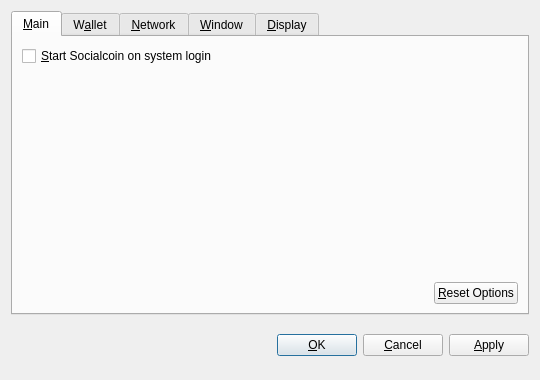
<?xml version="1.0" encoding="UTF-8"?>
<ui version="4.0">
 <class>OptionsDialog</class>
 <widget class="QDialog" name="OptionsDialog">
  <property name="geometry">
   <rect>
    <x>0</x>
    <y>0</y>
    <width>540</width>
    <height>380</height>
   </rect>
  </property>
  <property name="windowTitle">
   <string>Options</string>
  </property>
  <property name="modal">
   <bool>true</bool>
  </property>
  <layout class="QVBoxLayout" name="verticalLayout">
   <item>
    <widget class="QTabWidget" name="tabWidget">
     <property name="tabPosition">
      <enum>QTabWidget::North</enum>
     </property>
     <property name="currentIndex">
      <number>0</number>
     </property>
     <widget class="QWidget" name="tabMain">
      <attribute name="title">
       <string>&amp;Main</string>
      </attribute>
      <layout class="QVBoxLayout" name="verticalLayout_Main">
       <item>
        <widget class="QCheckBox" name="bitcoinAtStartup">
         <property name="toolTip">
          <string>Automatically start Socialcoin after logging in to the system.</string>
         </property>
         <property name="text">
          <string>&amp;Start Socialcoin on system login</string>
         </property>
        </widget>
       </item>
       <item>
        <spacer name="verticalSpacer_Main">
         <property name="orientation">
          <enum>Qt::Vertical</enum>
         </property>
         <property name="sizeHint" stdset="0">
          <size>
           <width>20</width>
           <height>40</height>
          </size>
         </property>
        </spacer>
       </item>
       <item>
        <layout class="QHBoxLayout" name="horizontalLayout_2_Main">
         <item>
          <spacer name="horizontalSpacer_2_Main">
           <property name="orientation">
            <enum>Qt::Horizontal</enum>
           </property>
           <property name="sizeHint" stdset="0">
            <size>
             <width>40</width>
             <height>20</height>
            </size>
           </property>
          </spacer>
         </item>
         <item>
          <widget class="QPushButton" name="resetButton">
           <property name="toolTip">
            <string>Reset all client options to default.</string>
           </property>
           <property name="text">
            <string>&amp;Reset Options</string>
           </property>
           <property name="autoDefault">
            <bool>false</bool>
           </property>
          </widget>
         </item>
        </layout>
       </item>
      </layout>
     </widget>
     <widget class="QWidget" name="tabWallet">
      <attribute name="title">
       <string>W&amp;allet</string>
      </attribute>
      <layout class="QVBoxLayout" name="verticalLayout_Network">
       <item>
        <widget class="QLabel" name="transactionFeeInfoLabel">
         <property name="text">
          <string>Optional transaction fee per kB that helps make sure your transactions are processed quickly. Most transactions are 1 kB.</string>
         </property>
         <property name="textFormat">
          <enum>Qt::PlainText</enum>
         </property>
         <property name="wordWrap">
          <bool>true</bool>
         </property>
        </widget>
       </item>
       <item>
        <layout class="QHBoxLayout" name="horizontalLayout_1_Main">
         <item>
          <widget class="QLabel" name="transactionFeeLabel">
           <property name="text">
            <string>Pay transaction &amp;fee</string>
           </property>
           <property name="textFormat">
            <enum>Qt::PlainText</enum>
           </property>
           <property name="buddy">
            <cstring>transactionFee</cstring>
           </property>
          </widget>
         </item>
         <item>
          <widget class="BitcoinAmountField" name="transactionFee"/>
         </item>
         <item>
          <spacer name="horizontalSpacer_1_Main">
           <property name="orientation">
            <enum>Qt::Horizontal</enum>
           </property>
           <property name="sizeHint" stdset="0">
            <size>
             <width>40</width>
             <height>20</height>
            </size>
           </property>
          </spacer>
         </item>
        </layout>
       </item>
       <item>
        <widget class="QLabel" name="label">
         <property name="text">
          <string>If you disable the spending of unconfirmed change, the change from a transaction cannot be used until that transaction has at least one confirmation. This also affects how your balance is computed.</string>
         </property>
         <property name="wordWrap">
          <bool>true</bool>
         </property>
        </widget>
       </item>
       <item>
        <widget class="QCheckBox" name="spendZeroConfChange">
         <property name="text">
          <string>Spend unconfirmed change  (experts only)</string>
         </property>
        </widget>
       </item>
       <item>
        <spacer name="verticalSpacer">
         <property name="orientation">
          <enum>Qt::Vertical</enum>
         </property>
         <property name="sizeHint" stdset="0">
          <size>
           <width>20</width>
           <height>40</height>
          </size>
         </property>
        </spacer>
       </item>
      </layout>
     </widget>
     <widget class="QWidget" name="tabNetwork">
      <attribute name="title">
       <string>&amp;Network</string>
      </attribute>
      <layout class="QVBoxLayout" name="verticalLayout_Network">
       <item>
        <widget class="QCheckBox" name="mapPortUpnp">
         <property name="toolTip">
          <string>Automatically open the Socialcoin client port on the router. This only works when your router supports UPnP and it is enabled.</string>
         </property>
         <property name="text">
          <string>Map port using &amp;UPnP</string>
         </property>
        </widget>
       </item>
       <item>
        <widget class="QCheckBox" name="connectSocks">
         <property name="toolTip">
          <string>Connect to the Socialcoin network through a SOCKS proxy (e.g. when connecting through Tor).</string>
         </property>
         <property name="text">
          <string>&amp;Connect through SOCKS proxy:</string>
         </property>
        </widget>
       </item>
       <item>
        <layout class="QHBoxLayout" name="horizontalLayout_Network">
         <item>
          <widget class="QLabel" name="proxyIpLabel">
           <property name="text">
            <string>Proxy &amp;IP:</string>
           </property>
           <property name="textFormat">
            <enum>Qt::PlainText</enum>
           </property>
           <property name="buddy">
            <cstring>proxyIp</cstring>
           </property>
          </widget>
         </item>
         <item>
          <widget class="QValidatedLineEdit" name="proxyIp">
           <property name="maximumSize">
            <size>
             <width>140</width>
             <height>16777215</height>
            </size>
           </property>
           <property name="toolTip">
            <string>IP address of the proxy (e.g. 127.0.0.1)</string>
           </property>
          </widget>
         </item>
         <item>
          <widget class="QLabel" name="proxyPortLabel">
           <property name="text">
            <string>&amp;Port:</string>
           </property>
           <property name="textFormat">
            <enum>Qt::PlainText</enum>
           </property>
           <property name="buddy">
            <cstring>proxyPort</cstring>
           </property>
          </widget>
         </item>
         <item>
          <widget class="QLineEdit" name="proxyPort">
           <property name="maximumSize">
            <size>
             <width>55</width>
             <height>16777215</height>
            </size>
           </property>
           <property name="toolTip">
            <string>Port of the proxy (e.g. 9050)</string>
           </property>
          </widget>
         </item>
         <item>
          <widget class="QLabel" name="socksVersionLabel">
           <property name="text">
            <string>SOCKS &amp;Version:</string>
           </property>
           <property name="textFormat">
            <enum>Qt::PlainText</enum>
           </property>
           <property name="buddy">
            <cstring>socksVersion</cstring>
           </property>
          </widget>
         </item>
         <item>
          <widget class="QValueComboBox" name="socksVersion">
           <property name="toolTip">
            <string>SOCKS version of the proxy (e.g. 5)</string>
           </property>
          </widget>
         </item>
         <item>
          <spacer name="horizontalSpacer_Network">
           <property name="orientation">
            <enum>Qt::Horizontal</enum>
           </property>
           <property name="sizeHint" stdset="0">
            <size>
             <width>40</width>
             <height>20</height>
            </size>
           </property>
          </spacer>
         </item>
        </layout>
       </item>
       <item>
        <spacer name="verticalSpacer_Network">
         <property name="orientation">
          <enum>Qt::Vertical</enum>
         </property>
         <property name="sizeHint" stdset="0">
          <size>
           <width>20</width>
           <height>40</height>
          </size>
         </property>
        </spacer>
       </item>
      </layout>
     </widget>
     <widget class="QWidget" name="tabWindow">
      <attribute name="title">
       <string>&amp;Window</string>
      </attribute>
      <layout class="QVBoxLayout" name="verticalLayout_Window">
       <item>
        <widget class="QCheckBox" name="minimizeToTray">
         <property name="toolTip">
          <string>Show only a tray icon after minimizing the window.</string>
         </property>
         <property name="text">
          <string>&amp;Minimize to the tray instead of the taskbar</string>
         </property>
        </widget>
       </item>
       <item>
        <widget class="QCheckBox" name="minimizeOnClose">
         <property name="toolTip">
          <string>Minimize instead of exit the application when the window is closed. When this option is enabled, the application will be closed only after selecting Quit in the menu.</string>
         </property>
         <property name="text">
          <string>M&amp;inimize on close</string>
         </property>
        </widget>
       </item>
       <item>
        <spacer name="verticalSpacer_Window">
         <property name="orientation">
          <enum>Qt::Vertical</enum>
         </property>
         <property name="sizeHint" stdset="0">
          <size>
           <width>20</width>
           <height>40</height>
          </size>
         </property>
        </spacer>
       </item>
      </layout>
     </widget>
     <widget class="QWidget" name="tabDisplay">
      <attribute name="title">
       <string>&amp;Display</string>
      </attribute>
      <layout class="QVBoxLayout" name="verticalLayout_Display">
       <item>
        <layout class="QHBoxLayout" name="horizontalLayout_1_Display">
         <item>
          <widget class="QLabel" name="langLabel">
           <property name="text">
            <string>User Interface &amp;language:</string>
           </property>
           <property name="textFormat">
            <enum>Qt::PlainText</enum>
           </property>
           <property name="buddy">
            <cstring>lang</cstring>
           </property>
          </widget>
         </item>
         <item>
          <widget class="QValueComboBox" name="lang">
           <property name="toolTip">
            <string>The user interface language can be set here. This setting will take effect after restarting Socialcoin.</string>
           </property>
          </widget>
         </item>
        </layout>
       </item>
       <item>
        <layout class="QHBoxLayout" name="horizontalLayout_2_Display">
         <item>
          <widget class="QLabel" name="unitLabel">
           <property name="text">
            <string>&amp;Unit to show amounts in:</string>
           </property>
           <property name="textFormat">
            <enum>Qt::PlainText</enum>
           </property>
           <property name="buddy">
            <cstring>unit</cstring>
           </property>
          </widget>
         </item>
         <item>
          <widget class="QValueComboBox" name="unit">
           <property name="toolTip">
            <string>Choose the default subdivision unit to show in the interface and when sending coins.</string>
           </property>
          </widget>
         </item>
        </layout>
       </item>
       <item>
        <widget class="QCheckBox" name="displayAddresses">
         <property name="toolTip">
          <string>Whether to show Socialcoin addresses in the transaction list or not.</string>
         </property>
         <property name="text">
          <string>&amp;Display addresses in transaction list</string>
         </property>
        </widget>
       </item>
       <item>
        <widget class="QCheckBox" name="coinControlFeatures">
         <property name="toolTip">
          <string>Whether to show coin control features or not.</string>
         </property>
         <property name="text">
          <string>Display coin &amp;control features (experts only!)</string>
         </property>
        </widget>
       </item>
       <item>
        <spacer name="verticalSpacer_Display">
         <property name="orientation">
          <enum>Qt::Vertical</enum>
         </property>
         <property name="sizeHint" stdset="0">
          <size>
           <width>20</width>
           <height>40</height>
          </size>
         </property>
        </spacer>
       </item>
      </layout>
     </widget>
    </widget>
   </item>
   <item>
    <layout class="QHBoxLayout" name="horizontalLayout_Buttons">
     <item>
      <spacer name="horizontalSpacer_1">
       <property name="orientation">
        <enum>Qt::Horizontal</enum>
       </property>
       <property name="sizeHint" stdset="0">
        <size>
         <width>40</width>
         <height>48</height>
        </size>
       </property>
      </spacer>
     </item>
     <item>
      <widget class="QLabel" name="statusLabel">
       <property name="font">
        <font>
         <weight>75</weight>
         <bold>true</bold>
        </font>
       </property>
       <property name="text">
        <string/>
       </property>
       <property name="textFormat">
        <enum>Qt::PlainText</enum>
       </property>
       <property name="wordWrap">
        <bool>true</bool>
       </property>
      </widget>
     </item>
     <item>
      <spacer name="horizontalSpacer_2">
       <property name="orientation">
        <enum>Qt::Horizontal</enum>
       </property>
       <property name="sizeHint" stdset="0">
        <size>
         <width>40</width>
         <height>48</height>
        </size>
       </property>
      </spacer>
     </item>
     <item>
      <widget class="QPushButton" name="okButton">
       <property name="text">
        <string>&amp;OK</string>
       </property>
      </widget>
     </item>
     <item>
      <widget class="QPushButton" name="cancelButton">
       <property name="text">
        <string>&amp;Cancel</string>
       </property>
       <property name="autoDefault">
        <bool>false</bool>
       </property>
      </widget>
     </item>
     <item>
      <widget class="QPushButton" name="applyButton">
       <property name="text">
        <string>&amp;Apply</string>
       </property>
       <property name="autoDefault">
        <bool>false</bool>
       </property>
      </widget>
     </item>
    </layout>
   </item>
  </layout>
 </widget>
 <customwidgets>
  <customwidget>
   <class>BitcoinAmountField</class>
   <extends>QSpinBox</extends>
   <header>bitcoinamountfield.h</header>
  </customwidget>
  <customwidget>
   <class>QValueComboBox</class>
   <extends>QComboBox</extends>
   <header>qvaluecombobox.h</header>
  </customwidget>
  <customwidget>
   <class>QValidatedLineEdit</class>
   <extends>QLineEdit</extends>
   <header>qvalidatedlineedit.h</header>
  </customwidget>
 </customwidgets>
 <resources/>
 <connections/>
</ui>
